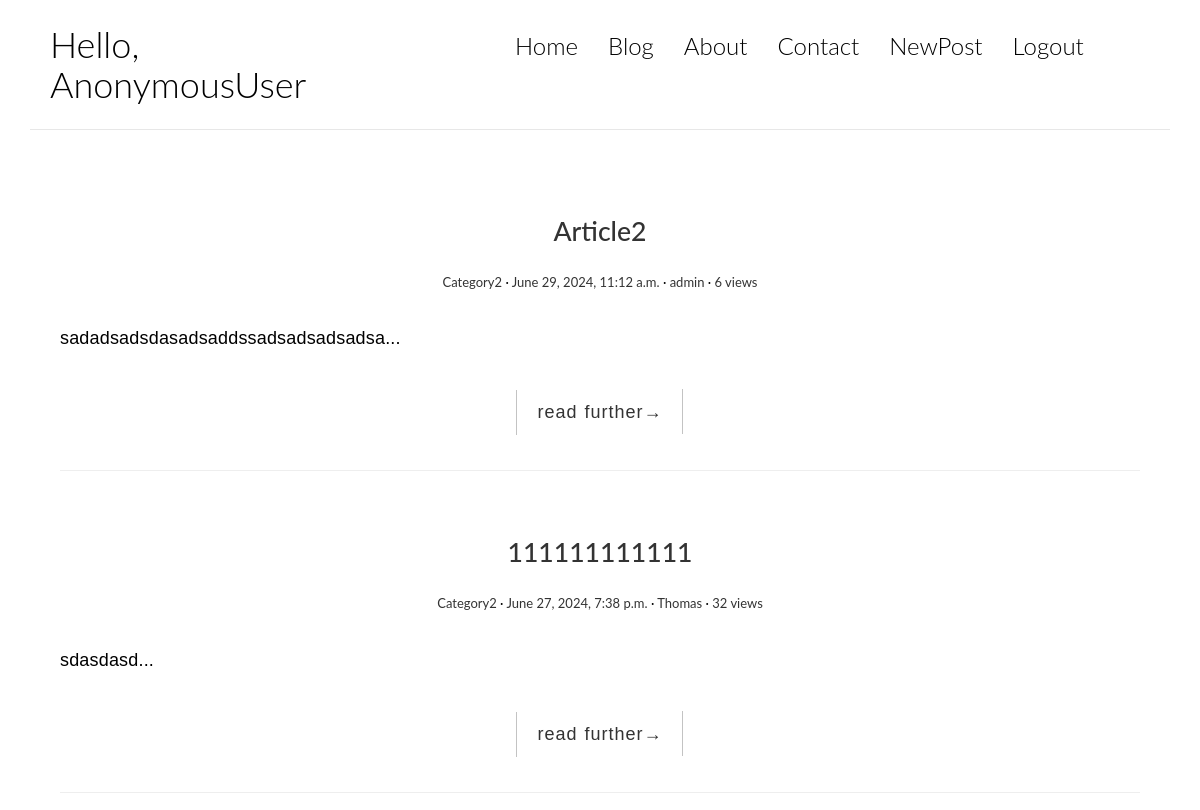
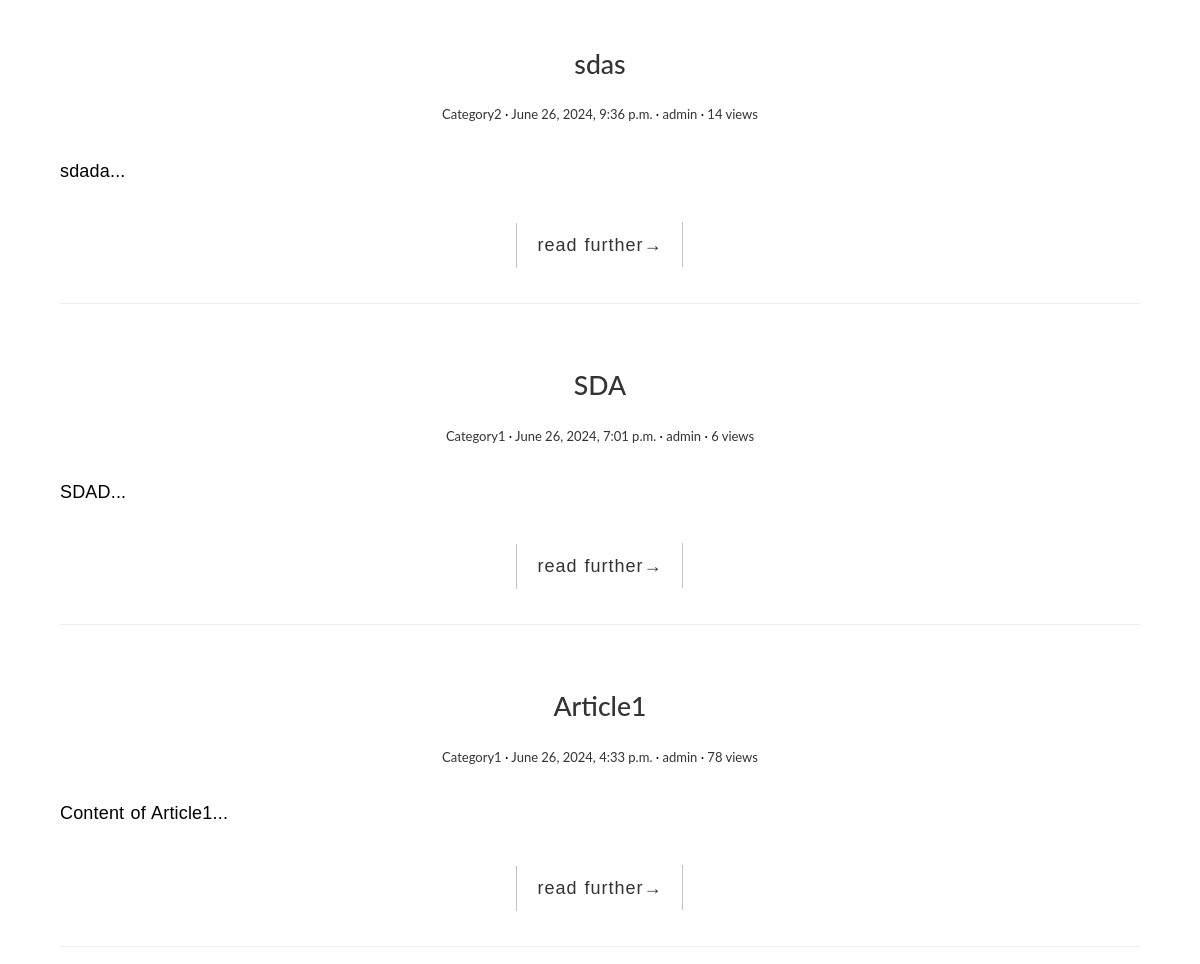
Before: /blog/full/ (upper part) with the older database file (2 pictures, top to bottom).
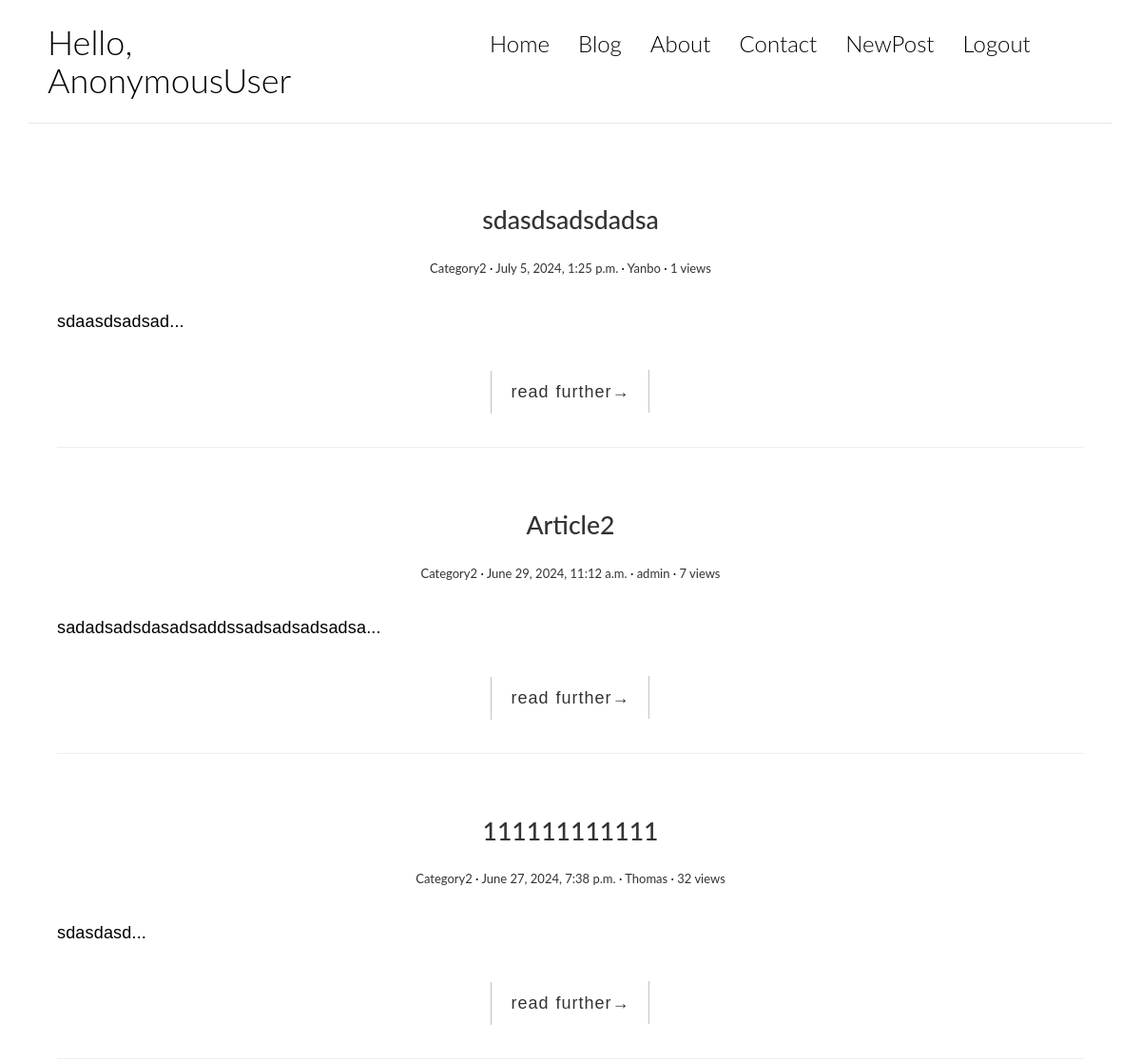
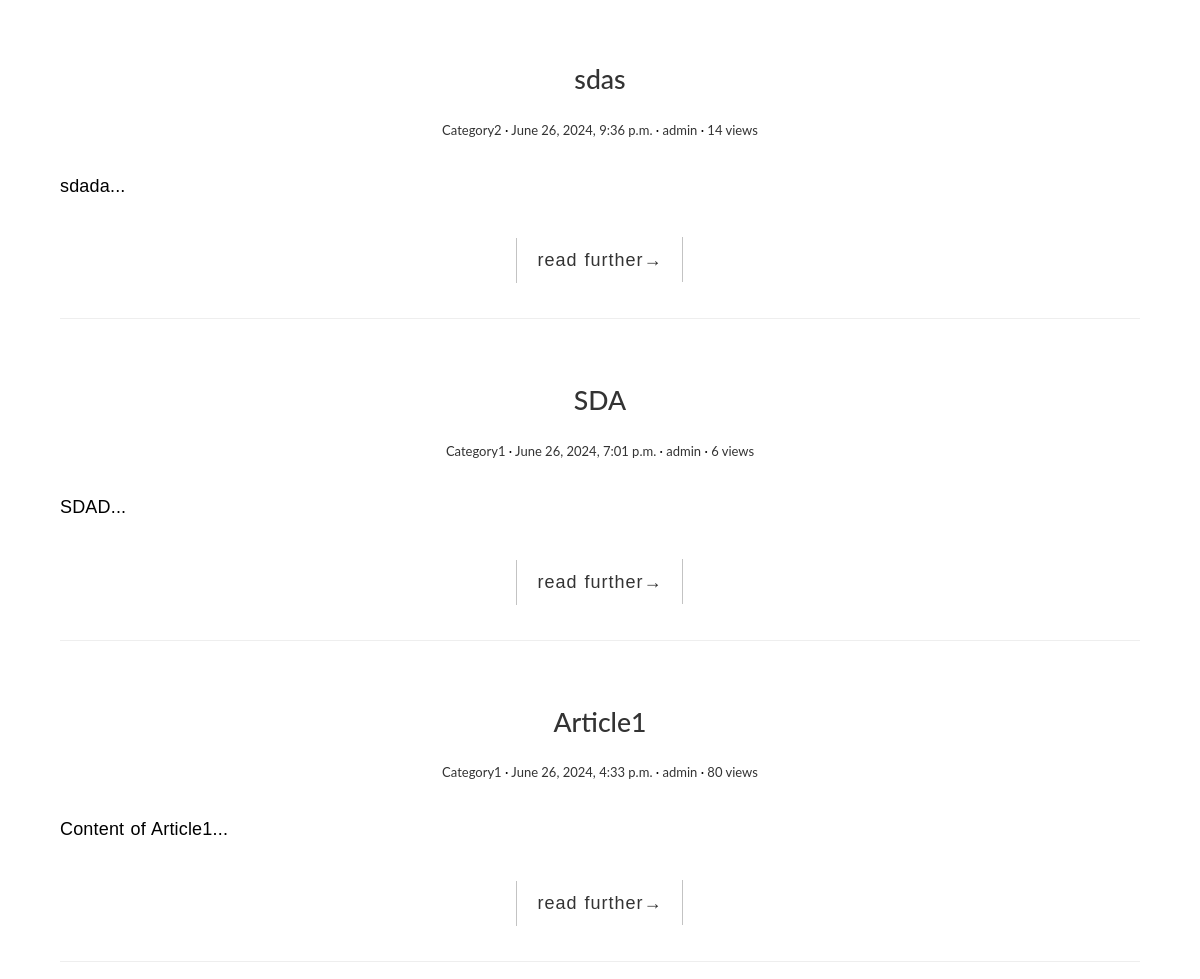
After: the same page with the newer database file (2 pictures, top to bottom).
### blog_app/models.py (models this page shows, shortened)
class Post(models.Model):
    title = models.CharField(max_length=70)
    body = models.TextField()
    create_time = models.DateTimeField(default=datetime.now)
    modified_time = models.DateTimeField(default=datetime.now)
    excerpt = models.CharField(max_length=200, blank=True)
    views = models.PositiveIntegerField(default=0)  # how many times this post is viewed
    category = models.ForeignKey(Category, related_name='posts', on_delete=models.CASCADE)
    tags = models.ManyToManyField(Tag, related_name='posts', blank=True)
    author = models.ForeignKey(User, related_name='posts', on_delete=models.CASCADE, blank=True)
    def get_absolute_url(self):
        return reverse('blog_app:detail', kwargs={'pk': self.pk})
    class Meta:
        db_table = "post"
        ordering = ['-create_time']

class Category(models.Model):
    name = models.CharField(max_length=100)
    class Meta:
        db_table = "category"
        ordering =  ['-id']

### blog_app/views.py (the view)
class FullPostView(HomeView):
    model = Post
    template_name = 'blog_app/full-width.html'
    context_object_name = 'post_list'
    paginate_by = 10

### templates/blog_app/full-width.html (shortened to what this page needs)
{% extends 'blog_app/blog_base_basic.html' %}
{% load static %}
{% block content %}
    <div class="content-body">
        <div class="container">
            <div class="row">
                <main class="col-md-12">
                    {% for post in post_list %}
                        <article class="post post-{{ post.pk }}">
                            <header class="entry-header">
                                <h1 class="entry-title">
                                    <a href="{{ post.get_absolute_url }}">{{ post.title }}</a>
                                </h1>
                                <div class="entry-meta">
                    <span class="post-category"><a
                            href="{% url 'blog_app:category' post.category.pk %}">{{ post.category.name }}</a></span>
                                    <span class="post-date"><a href=""><time class="entry-date"
                                                                             datetime="2012-11-09T23:15:57+00:00">{{ post.create_time }}</time></a></span>
                                    <span class="post-author"><a href="">{{ post.author }}</a></span>
                                    <span class="views-count"><a href="">{{ post.views }} views</a></span>
                                </div>
                            </header>
                            <div class="entry-content clearfix">
                                <p>{{ post.excerpt }}...</p>
                                <div class="read-more cl-effect-14">
                                    <a href="{{ post.get_absolute_url }}" class="more-link">read further<span
                                            class="meta-nav">→</span></a>
                                </div>
                            </div>
                            <hr>
                        </article>
                    {% empty %}
                        <div class="no-post">no post</div>
                    {% endfor %}
                </main>
            </div>
        </div>
    </div>
{% endblock content %}

Changed rows visible on the page:
added Post: title "sdasdsadsdadsa", category.name "Category2", create_time "July 5, 2024, 1:25 p.m.", author "Yanbo", views "1", excerpt "sdaasdsadsad"
changed Post "Article2": views "6" → "7"
changed Post "Article1": views "78" → "80"
